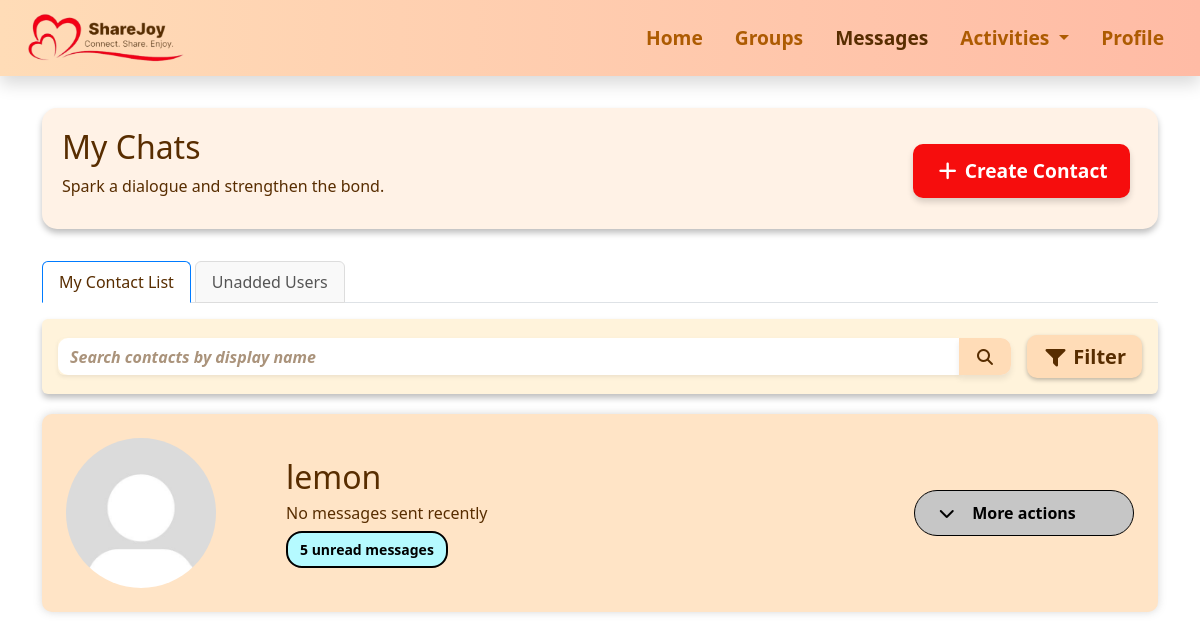
Before: /messages (signed in) with the older database file.
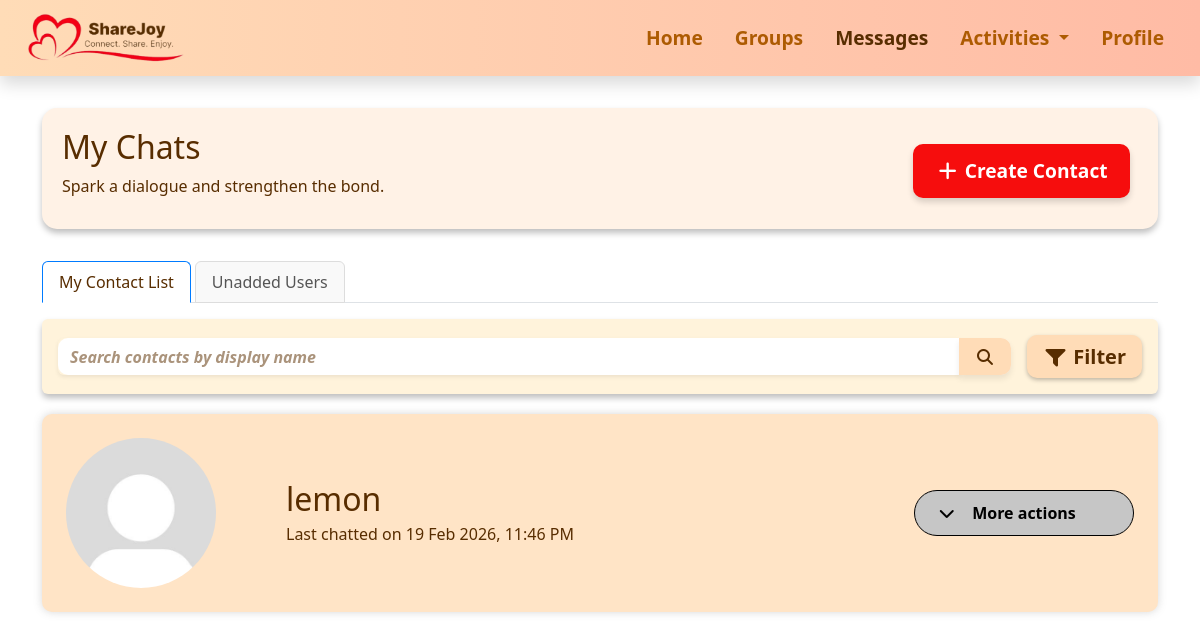
After: the same page with the newer database file.
### messages.py (models this page shows, shortened)
class Contact(db.Model):
    __table_args__ = (
    db.UniqueConstraint('owner_user_id', 'contact_user_id', name='uq_owner_contact'),
    )
    __tablename__ = 'contact'
    id = db.Column(db.Integer, primary_key=True)
    owner_user_id = db.Column(
        db.Integer,
        db.ForeignKey("user.id", name="fk_contact_owner_user_id"),
        nullable=False
    )
    contact_user_id = db.Column(
        db.Integer,
        db.ForeignKey("user.id", name="fk_contact_contact_user_id"),
        nullable=False
    )
    display_name = db.Column(db.String(35), nullable=False)
    short_desc = db.Column(db.String(120))
    message_status = db.Column(db.String(20), default="Unread")
    created_at = db.Column(db.DateTime, default=datetime.utcnow)
    last_chat = db.Column(db.DateTime)
    owner = db.relationship('User', foreign_keys=[owner_user_id], backref='contacts')
    contact_user = db.relationship('User', foreign_keys=[contact_user_id])
    messages_sent = db.relationship(
        'Message',
        foreign_keys='Message.sender_id',
        primaryjoin='Contact.owner_user_id == Message.sender_id',
        backref='sender_contact',
        lazy='dynamic'
    )
    messages_received = db.relationship(
        'Message',
        foreign_keys='Message.receiver_id',
        primaryjoin='Contact.owner_user_id == Message.receiver_id',
        backref='receiver_contact',
        lazy='dynamic'
    )
    deleted_history = db.Column(db.Boolean, default=False)
    chat_cleared_at = db.Column(db.DateTime, nullable=True)

### app.py (the view)
@app.route("/messages")
@login_required
def messages():
    user = get_current_user()
    search = request.args.get("search", "")
    status_filter = request.args.get("status")
    contact_updated = request.args.get("contact_updated", False)   # ✅ flag for update modal
    contact_created = request.args.get("contact_created", False)   # ✅ flag for create modal
    contact_deleted = request.args.get("contact_deleted", False)   # ✅ flag for delete modal
    chat_history_deleted = request.args.get("chat_history_deleted", False)  # ✅ flag for chat history modal
    contacts_query = db.session.query(
        Contact,
        db.func.count(Message.id).label('message_count'),
        db.func.max(Message.timestamp).label('last_message_time'),
        db.func.sum(
            db.case(
                (Message.receiver_id == Contact.owner_user_id,
                 db.case((Message.status != "Read", 1), else_=0)),
                else_=0
            )
        ).label('unread_count')
    ).outerjoin(
        Message,
        db.or_(
            db.and_(
                Message.sender_id == Contact.owner_user_id,
                Message.receiver_id == Contact.contact_user_id
            ),
            db.and_(
                Message.sender_id == Contact.contact_user_id,
                Message.receiver_id == Contact.owner_user_id
            )
        )
    ).filter(Contact.owner_user_id == user.id
    ).group_by(Contact.id)
    if status_filter == "Unread":
        contacts_query = contacts_query.having(
            db.func.sum(db.case((Message.status != "Read", 1), else_=0)) > 0
        )
    elif status_filter == "Read":
        contacts_query = contacts_query.having(
            db.func.sum(db.case((Message.status == "Read", 1), else_=0)) > 0
        )
    contacts = contacts_query.all()
    if search:
        contacts = [
            c for c in contacts
            if search.lower() in c[0].display_name.lower()
        ]
    contacts.sort(key=lambda c: c.last_message_time or datetime.min, reverse=True)
    contact_ids_subquery = db.session.query(Contact.contact_user_id).filter(
        Contact.owner_user_id == user.id
    )
    unknown_users_query = db.session.query(
        User,
        db.func.count(Message.id).label('message_count'),
        db.func.max(Message.timestamp).label('last_message_time'),
        db.func.sum(
            db.case(
                (Message.receiver_id == user.id,
                 db.case((Message.status != "Read", 1), else_=0)),
                else_=0
            )
        ).label('unread_count')
    ).join(
        Message, Message.sender_id == User.id
    ).filter(
        Message.receiver_id == user.id,
        ~User.id.in_(contact_ids_subquery),
        User.id != user.id
    ).group_by(User.id)
    if status_filter == "Unread":
        unknown_users_query = unknown_users_query.having(
            db.func.sum(db.case((Message.status != "Read", 1), else_=0)) > 0
        )
    elif status_filter == "Read":
        unknown_users_query = unknown_users_query.having(
            db.func.sum(db.case((Message.status == "Read", 1), else_=0)) > 0
        )
    unknown_users = unknown_users_query.all()
    if search:
        unknown_users = [
            u for u in unknown_users
            if search.lower() in (u[0].full_name or '').lower()
        ]
    unknown_users.sort(key=lambda u: u.last_message_time or datetime.min, reverse=True)
    search_results = []
    if search:
        search_results = db.session.query(Message).filter(
            (Message.sender_id == user.id) | (Message.receiver_id == user.id),
            Message.content.ilike(f"%{search}%")
        ).order_by(Message.timestamp.desc()).all()
    return render_template(
        "messages.html",
        contacts=[c[0] for c in contacts],
        contact_message_counts={c[0].id: c.message_count for c in contacts},
        contact_unread_counts={c[0].id: c.unread_count for c in contacts},
        unknown_users=[u[0] for u in unknown_users],
        unknown_message_counts={u[0].id: u.message_count for u in unknown_users},
        unknown_unread_counts={u[0].id: u.unread_count for u in unknown_users},
        search_results=search_results,   # ✅ pass messages search results
        title="Messages",
        contact_updated=contact_updated,
        contact_created=contact_created,
        contact_deleted=contact_deleted,
        chat_history_deleted=chat_history_deleted
    )

### templates/messages.html (shortened to what this page needs)
{% extends "base.html" %} {% block extra_css %}
<link
  rel="stylesheet"
  href="{{ url_for('static', filename='css/messages.css') }}"
/>
{% endblock %} {% block content %}
<div
  class="section-box d-flex flex-column flex-md-row justify-content-between align-items-start align-items-md-center"
>
  <div>
    <h1>My Chats</h1>
    <p>Spark a dialogue and strengthen the bond.</p>
  </div>
  <a
    href="{{ url_for('create_contact') }}"
    class="btn btn-danger cta-btn mt-2 mt-md-0 me-0 me-md-2 fw-semibold"
  >
    <i class="fa-solid fa-plus"></i> Create Contact
  </a>
</div>
<ul class="nav nav-tabs mb-3" id="chatTabs" role="tablist">
  <li class="nav-item" role="presentation">
    <button
      class="nav-link active"
      id="contacts-tab"
      data-bs-toggle="tab"
      data-bs-target="#contacts"
      type="button"
      role="tab"
      aria-controls="contacts"
      aria-selected="true"
    >
      My Contact List
    </button>
  </li>
  <li class="nav-item" role="presentation">
    <button
      class="nav-link"
      id="unknown-tab"
      data-bs-toggle="tab"
      data-bs-target="#unknown"
      type="button"
      role="tab"
      aria-controls="unknown"
      aria-selected="false"
    >
      Unadded Users
    </button>
  </li>
</ul>
<div class="tab-content" id="chatTabsContent">
  <div
    class="tab-pane fade show active"
    id="contacts"
    role="tabpanel"
    aria-labelledby="contacts-tab"
  >
    <div class="p-3 mb-3 rounded shadow-sm box1">
      <div
        class="d-flex flex-column flex-md-row align-items-start align-items-md-center gap-2"
      >
        <form
          method="get"
          class="flex-grow-1 mb-2 mb-md-0 box2 rounded"
          id="search-form"
        >
          <div class="input-group w-100 w-md-auto">
            <input
              type="text"
              name="search"
              class="form-control shadow-sm searchbar"
              placeholder="Search contacts by display name"
              value="{{ request.args.get('search', '') }}"
            />
            <button class="btn search-btn" type="submit">
              <i class="fa-solid fa-magnifying-glass"></i>
            </button>
          </div>
        </form>
        <button
          id="toggle-filters"
          class="btn btn-lg fw-semibold mt-2 mt-md-0 ms-md-2"
        >
          <i class="fa-solid fa-filter"></i> Filter
        </button>
      </div>
    </div>
    {% if contacts %} {% for contact in contacts %}
    <div
      class="contact-box p-4"
      onclick="window.location.href='{{ url_for('textchat', contact_id=contact.id) }}'"
    >
      <div class="d-flex align-items-center justify-content-between w-100">
        <div class="d-flex align-items-center">
          <img
            src="{{ url_for('static', filename=contact.image_url or 'images/default_pfp.jpg') }}"
            alt="Profile Image"
            class="circle-image"
          />
          <div>
            <h1 class="mb-1 me-5 brown">{{ contact.display_name }}</h1>
            <p class="mb-0 brown">
              {% if contact.last_chat %} Last chatted on {{
              contact.last_chat|sgtime }} {% else %} {% if
              contact_message_counts.get(contact.id, 0) > 0 %} No messages sent
              recently {% else %} No chats yet {% endif %} {% endif %}
            </p>
            {% set unread = contact_unread_counts.get(contact.id, 0) %} {% if
            unread > 0 %}
            <span class="unread-bubble"
              >{{ unread }} unread message{% if unread > 1 %}s{% endif %}</span
            >
            {% endif %}
          </div>
        </div>
        <div
          class="dropdown-wrapper position-relative"
          onclick="event.stopPropagation()"
        >
          <button
            class="more-actions-toggle d-flex align-items-center justify-content-center"
            onclick="toggleDropdown(this)"
          >
            <span class="fs-6 fw-semibold">More actions</span>
            <i class="me-4 fa-solid fa-chevron-down chevron-icon"></i>
          </button>
        </div>
      </div>
    </div>
    {% endfor %} {% else %}
    <div class="col-12">
      <div class="alert alert-info text-center fw-semibold">
        No contacts found.
      </div>
    </div>
    {% endif %}
  </div>
   {% endblock %}

### templates/base.html (shortened to what this page needs)
<!doctype html>
<html lang="en">
<head>
    <link href="https://cdn.jsdelivr.net/npm/bootstrap@5.3.8/dist/css/bootstrap.min.css" rel="stylesheet">
    <link rel="stylesheet" href="{{ url_for('static', filename='css/navbar.css') }}">
    <link rel="stylesheet" href="{{ url_for('static', filename='css/base.css') }}">
    <link rel="stylesheet" href="https://cdnjs.cloudflare.com/ajax/libs/font-awesome/7.0.1/css/all.min.css">
    {% block extra_css %}{% endblock %}
</head>
<body>
    {% include "navbar.html" %}
    <div class="container mt-4">
        {% block content %}{% endblock %}
    </div>
</body>
</html>

### templates/navbar.html (shortened to what this page needs)
<nav class="navbar navbar-expand-md sticky-top shadow">
    <div class="container-fluid align-items-center">
        <a class="navbar-brand ms-3" href="{{ url_for('home') }}"><img
                src="{{ url_for('static', filename='images/navbar.png') }}" alt="ShareJoy" height="50"></a>
        <div class="collapse navbar-collapse" id="navbarNav">
            <ul class="navbar-nav ms-auto">
                <li class="nav-item">
                    <a class="nav-link me-3 fw-bold {% if request.endpoint == 'home' %}active{% endif %}"
                        href="{{ url_for('home') }}">Home</a>
                </li>
                <li class="nav-item">
                    <a class="nav-link me-3 fw-bold {% if request.endpoint == 'groups' %}active{% endif %}"
                        href="{{ url_for('groups') }}">Groups</a>
                </li>
                <li class="nav-item">
                    <a class="nav-link me-3 fw-bold {% if request.endpoint == 'messages' %}active{% endif %}"
                        href="{{ url_for('messages') }}">Messages</a>
                </li>
                <li class="nav-item dropdown">
                    <a class="nav-link me-3 dropdown-toggle fw-bold {% if request.endpoint in ['activities', 'explore', 'schedule'] %}active{% endif %}"
                        href="#" id="activitiesDropdown" role="button" data-bs-toggle="dropdown">
                        Activities
                    </a>
                </li>
                <li class="nav-item">
                    <a class="nav-link me-3 fw-bold {% if request.endpoint == 'profile' %}active{% endif %}"
                        href="{{ url_for('profile') }}">Profile</a>
                </li>
            </ul>
        </div>
    </div>
</nav>

Changed rows visible on the page:
changed Contact "lemon": last_chat|sgtime (not shown) → "19 Feb 2026, 11:46 PM"; unread "5" → (not shown); last_chat "No messages sent recently" → "Last chatted on"
